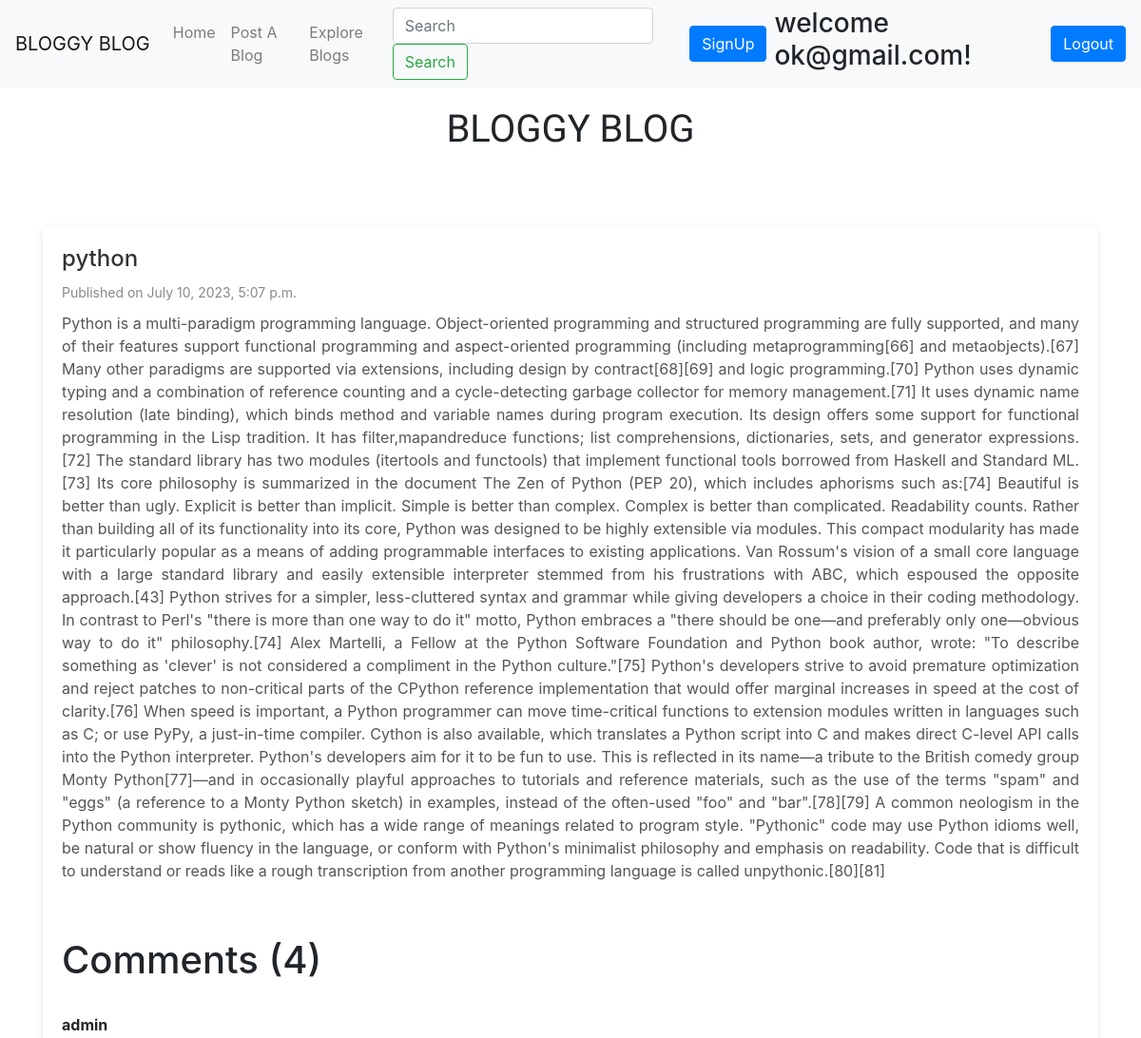
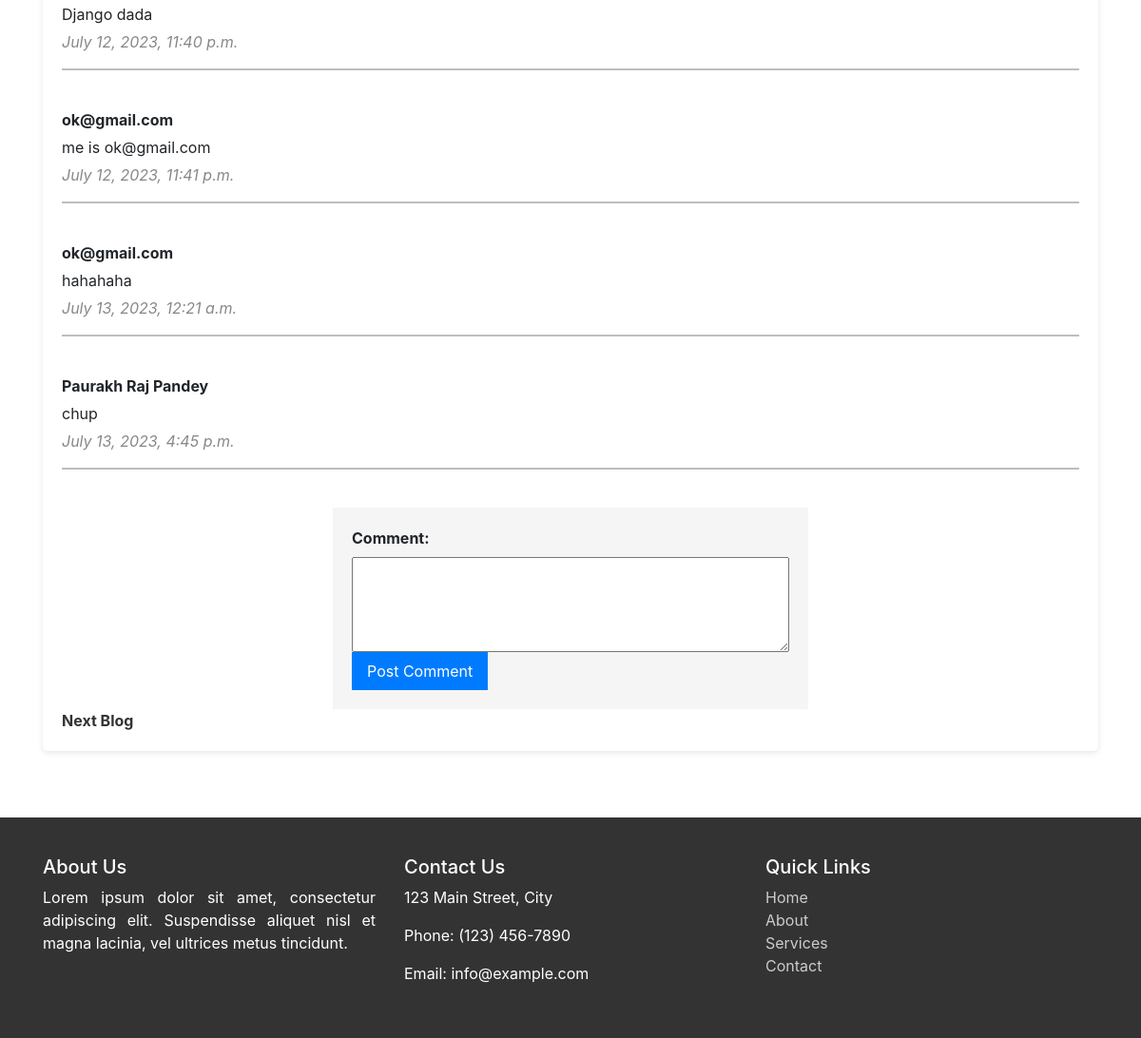
The app's page /blogpost/python/ (signed in) with its own data (2 pictures, top to bottom).
### app/models.py (models this page shows, shortened)
class Blog(models.Model):
    title = models.CharField(max_length=30)
    desc = RichTextField()
    slug = models.CharField(max_length=30,unique=True)
    time = models.DateTimeField(auto_now_add=True)

class BlogComments(models.Model):
    comment=models.ForeignKey(Blog,on_delete=models.CASCADE)
    author = models.ForeignKey(User, on_delete=models.CASCADE)
    content=models.TextField()
    created_at = models.DateTimeField(default=timezone.now)

### app/views.py (the view)
# urls.py: path("blogpost/<slug:page_slug>/", views.blogpost,name='name'),
def blogpost(request, page_slug):
    ins = Blog.objects.get(slug=page_slug)
    if ins:
        comment_ins = BlogComments.objects.filter(comment=ins)
    else:
        comment_ins = []
    context = {
        'obj': ins,
        'comments': comment_ins,
    }
    return render(request, 'blogpost.html', context)

### templates/blogpost.html (shortened to what this page needs)
{% extends "base.html" %}
{% block content %}
<!DOCTYPE html>
<html lang="en">
    <head>
  <link rel="stylesheet" href="https://stackpath.bootstrapcdn.com/bootstrap/4.5.0/css/bootstrap.min.css">
</head>
<body>
    <div class="header">
        <h1 id="floating-heading">BLOGGY BLOG</h1>
    </div>
    <div class="container">
        <div class="blog-post">
      <h2>{{obj.title}}</h2>
      <div class="meta">
          Published on {{obj.time}}
      </div>
      <p>{{ obj.desc|safe }}</p>
      <br><br>
      <h1>Comments ({{ comments|length }})</h1>
      <br>
{% if user.is_authenticated %}
  {% if comments %}
    {% for comment in comments %}
      <div class="comment-container">
        <div class="comment-author">{{ comment.author }}</div>
        <div class="comment-content">{{ comment.content }}</div>
        <div class="comment-date">{{ comment.created_at }}</div>
        <hr style="border: 1px solid rgb(192, 188, 188);">
        <br>
      </div>
    {% endfor %}
  {% else %}
    <p>No comments yet.</p>
  {% endif %}
{% else %}
<p>Please Login to make comments</p>
{% endif %}
      <form class="comment-form" method="POST" action="{% url 'postcomment' obj.id %} ">
        <div>
          <label for="content">Comment:</label><br>
          <textarea id="content" name="content" rows="4" cols="50"></textarea>
        </div>
        <div>
          <input type="submit" value="Post Comment">
        </div>
      </form>
      <a href="{% url 'blog' %}">Next Blog</a>
    </div>
</div>
{% endblock content %}

### templates/base.html (shortened to what this page needs)
<nav class="navbar navbar-expand-lg navbar-light bg-light">
  <a class="navbar-brand" href="{% url 'home' %}">BLOGGY BLOG</a>
  <div class="collapse navbar-collapse" id="navbarSupportedContent">
    <ul class="navbar-nav mr-auto">
      <li class="nav-item {% block homeactive %} {% endblock homeactive %}">
        <a class="nav-link" href="{% url 'home' %}"
          >Home <span class="sr-only">(current)</span></a
        >
      </li>
      <li class="nav-item {% block post %}{% endblock post %}">
        <a class="nav-link" href="{% url 'hehe' %}">Post A Blog</a>
      </li>
      <li class="nav-item {% block exp %} {% endblock exp %}">
        <a class="nav-link" href="{% url 'blog' %}">Explore Blogs</a>
      </li>
    </ul>
    <form class="form-inline my-2 my-lg-0" action="{% url 'search' %}" method="post">
      <input
        class="form-control mr-sm-2"
        type="search"
        placeholder="Search"
        aria-label="Search"
        name='search'
      />
      <button class="btn btn-outline-success my-2 my-sm-0" type="submit">
        Search
      </button>
    </form>
    <form action="{% url 'signup' %}" method="post">
      <button type="button" class="btn btn-primary ml-2 mt-3 mr-2" data-toggle="modal" data-target="#exampleModal">
        SignUp
      </button>
    </form>
{% if user.is_authenticated %}
<h3> welcome {{user.username}}!</h3>
<form action="{% url 'logout' %}" method="post">
  <button type="submit" class="btn btn-primary mt-3 ml-2">Logout</button>
</form>
{% else %}
<a href="{% url 'inp' %}" class="btn btn-primary ml-2">Login</a>
{% endif %}
</div>
</nav>
{% block content %}
{% endblock content %}
<link
  href="https://stackpath.bootstrapcdn.com/bootstrap/4.5.0/css/bootstrap.min.css"
  rel="stylesheet"
/>
<div class="lol">
    <body>
        <footer class="footer" style="position: static; bottom: 0; width: 100%">
    <div class="container">
      <div class="row">
        <div class="col-md-4">
          <h5>About Us</h5>
          <p>
              Lorem ipsum dolor sit amet, consectetur adipiscing elit. Suspendisse
            aliquet nisl et magna lacinia, vel ultrices metus tincidunt.
        </p>
        </div>
        <div class="col-md-4">
            <h5>Contact Us</h5>
          <p>123 Main Street, City</p>
          <p>Phone: (123) 456-7890</p>
          <p>Email: info@example.com</p>
        </div>
        <div class="col-md-4">
            <h5>Quick Links</h5>
            <ul class="list-unstyled">
                <li><a href="#" class="footer-link">Home</a></li>
                <li><a href="#" class="footer-link">About</a></li>
                <li><a href="#" class="footer-link">Services</a></li>
            <li><a href="#" class="footer-link">Contact</a></li>
        </ul>
    </div>
</div>
    </div>
</footer>
</body>
</div>

### templates/base.html (style rules this page uses)
.lol { margin-top: 20px; position: sticky; }

### templates/blogpost.html (style rules this page uses)
body { font-family: Arial, sans-serif; background-color: #f8f9fa; }
.header { font-family: 'Rokkitt', serif; font-family: 'Ysabeau SC', sans-serif; color: blaack; padding: 20px; text-align: center; margin-bottom: 30px; }
.container { margin: 0 auto; padding: 20px; }
.blog-post { margin-bottom: 30px; border-radius: 5px; background-color: #fff; padding: 20px; box-shadow: 0px 2px 6px rgba(0, 0, 0, 0.1); }
.blog-post h2 { font-size: 24px; margin-bottom: 10px; color: #333; }
.blog-post .meta { font-size: 14px; color: #888; margin-bottom: 10px; }
.blog-post p { line-height: 1.5; margin-bottom: 10px; color: #555; }
.blog-post a { color: #333; text-decoration: none; font-weight: bold; }
#floating-heading { animation: float 2s ease-in-out infinite; }
p { text-align: justify; }
.comment-form { max-width: 500px; margin: 0 auto; padding: 20px; background-color: #f5f5f5; }
.comment-form label { font-weight: bold; }
.comment-form textarea { width: 100%; height: 100px; resize: vertical; }
.comment-form input[type="submit"] { background-color: #007bff; color: #fff; border: none; padding: 8px 16px; cursor: pointer; }
.comment-author { font-weight: bold; margin-bottom: 5px; }
.comment-content { margin-bottom: 5px; }
.comment-date { font-style: italic; color: #888; }

### records on screen
Blog: title "python", time "July 10, 2023, 5:07 p.m.", desc "Python is a multi-paradigm programming language. Object-oriented programming and structured programming are fully supported, and many of their features support functional programming and aspect-oriented programming (including metaprogramming[66] and metaobjects).[67] Many other paradigms are supported via extensions, including design by contract[68][69] and logic programming.[70] Python uses dynamic typing and a combination of reference counting and a cycle-detecting garbage collector for memory management.[71] It uses dynamic name resolution (late binding), which binds method and variable names during program execution. Its design offers some support for functional programming in the Lisp…"
BlogComments: author "admin", content "Django dada", created_at "July 12, 2023, 11:40 p.m."
BlogComments: author "ok@gmail.com", content "me is ok@gmail.com", created_at "July 12, 2023, 11:41 p.m."
BlogComments: author "ok@gmail.com", content "hahahaha", created_at "July 13, 2023, 12:21 a.m."
BlogComments: author "Paurakh Raj Pandey", content "chup", created_at "July 13, 2023, 4:45 p.m."

### other values on screen
{{ user.username }} "ok@gmail.com"
{{ comments|length }} "4"
